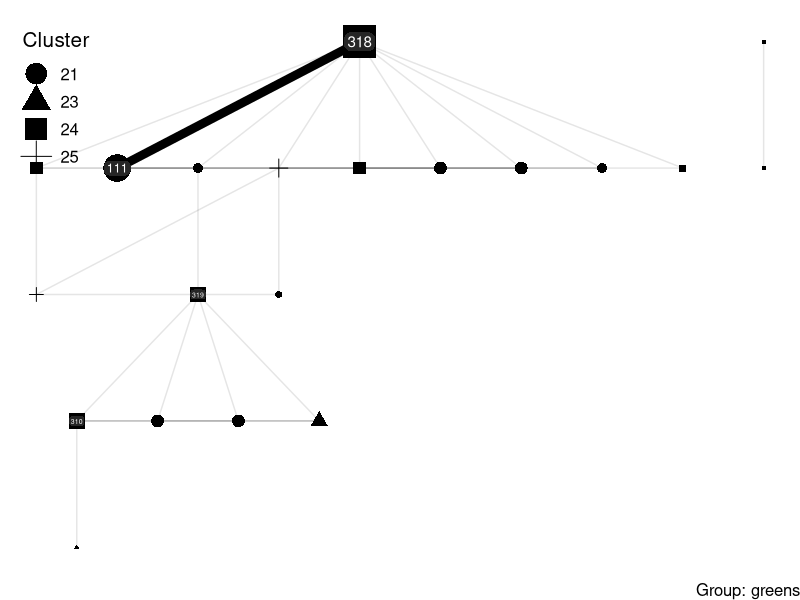

The R source for this figure: (Note: this script raises an error after producing the figure.)
# Libraries ---------------------------------------------------------------

library(tidyverse)
library(igraph)

# Load Data ---------------------------------------------------------------

  # Original data
xl <- purrr::map(2:5,\(tab) readxl::read_xlsx('input files/matrixcorrect.xlsx', sheet = tab,skip = 1))
xl <- xl |> purrr::set_names(c('all','pinks','greens','hetero'))
  # Python data
py_net <-  readr::read_csv("output files/Network_df.csv")
py_edge <- readr::read_csv("output files/Edges_df.csv") |> arrange(node1,node2)
py_node <- readr::read_csv("output files/Nodes_df.csv")

nets <- vector('list', length(xl)) |> set_names(names(xl))

for (i in 1:length(xl)){

  # Adjacency Matrix ---------------------------------------------------------
    
  dfadj <- as.data.frame(xl[[i]])
  rownames(dfadj) <- dfadj[,1]
  dfadj <- xl[[i]][,-1]
  dfadj[is.na(dfadj)] <- 0
  dfadj_mat <- as.matrix(dfadj)
  rownames(dfadj_mat) <- colnames(dfadj_mat) 
  
  
  # Initialize Network ------------------------------------------------------
  
  # Create a simple network
  inet <- igraph::graph_from_adjacency_matrix(dfadj_mat,
                                             mode='undirected', # this ensures that the matrix is symmetric, upper tri only is evaluated
                                             weighted = TRUE,
                                             diag = FALSE,
                                             add.rownames = TRUE)
  
  # Remove nodes with 0 degree
    inet <- inet |> 
      igraph::delete_vertices(which(igraph::degree(inet)==0))
    
  # Matrix looks like that:
    # igraph::as_adj(inet,type = 'upper',sparse = F,attr='weight')
    

# Load Py Data ------------------------------------------------------------

  py_net.net <-  py_net  |> filter(network==names(xl)[i])
  py_edge.net <- py_edge |> filter(network==names(xl)[i])
  py_node.net <- py_node |> filter(network==names(xl)[i])
  
  
  py_node.net$shapes <- case_match(py_node.net$node_group,
                             'group1' ~ 21,
                             'group2' ~ 23,
                             'group3' ~ 24,
                             'group4' ~ 22,
                             'group5' ~ 25
                             ) |> as.factor()

    # Custom star layout for pink network
  if(names(xl)[i] == 'pinks'){
  lay <-  layout_as_star(inet,center = 2,
                                      order = c(1,12,4,
                                                13,7,14,
                                                15,3,8,
                                                6,9,10,
                                                11,2,5
                                      ))
  } else {
    # fr layout for all others:
    set.seed(123)
    lay <- layout_with_sugiyama(inet)$layout
  }
    # Modify Python data with coordinates (for pink net)
  py_node.net <- py_node.net |> 
    mutate(
      x = lay[,1],
      y = lay[,2]
    )
  py_edge.net <- py_edge.net |> rowwise() |> 
    mutate(
      x = py_node.net$x[py_node.net$node==node1],
      y = py_node.net$y[py_node.net$node==node1],
      xend = py_node.net$x[py_node.net$node==node2],
      yend = py_node.net$y[py_node.net$node==node2],
    ) |> ungroup()
  

# Plot --------------------------------------------------------------------

  gg <- ggplot() +
    geom_curve(data = py_edge.net, aes( x = x, xend = xend,
                                    y = y, yend = yend,
                                    linewidth = edge_weight,
                                    alpha = ifelse(edge_weight > 1, 0.8, 0.4)
    ),
    curvature = 0,lineend = 'round') +
    geom_point(data = py_node.net,aes(x = x,y = y,size = node_strength, shape = shapes),fill="grey50") +
    
    geom_label(data = py_node.net, aes(x = x,y = y, size = node_strength*.35,
                                   label = ifelse(node_strength >= 5, node, NA),
                                   ),
               label.r = unit(0.4, "lines"),
               label.padding = unit(.2, "lines"),
               label.size = unit(0,"lines"),
               fill = 'grey50', alpha = 0.3, color = "white"
    ) +
    labs(title = glue::glue('Network of\n{py_net.net$net_name}'),
         shape="Cluster",x="",y="",
         caption = glue::glue("Group: {py_net.net$network}")
    )+
    scale_size_identity() +
    scale_linewidth_continuous(range = c(.5,3)) +
    scale_y_continuous(expand = expansion(add=.2,mult=0))+
    guides(linewidth="none", size="none", alpha = "none",
           shape = guide_legend(title.position = "top",
                                direction = "vertical",
                                override.aes = list(size = 7)
           )
    ) +
    theme_void(base_size = 15) +
    theme(
      legend.position = c(0.07,.85),
      plot.background = element_blank(),
      panel.background = element_blank(),
      panel.grid = element_blank(), # turn on/off for setting coordinates
      axis.text = element_blank()  # turn on/off for setting coordinates
    )
  
nets[[i]] <- list(
  plot = gg,
  network = inet,
  py_net = py_net,
  py_edge = py_edge.net,
  py_node = py_node.net
)  
rm(list=ls(pattern = "*\\.net"))
}

# save as rds
write_rds(nets, "output files/networks_full.rds")
# save as svg
walk(
  1:length(nets),
  \(i) {
    ggsave(glue::glue("output files/{nets[[i]]$py_net$network}_network.svg"), nets[[i]]$plot, width = 12, height = 12, units = "in", dpi = 300)
  }
)

    # 
    # 
    # # previous plot code ------------------------------------------------------
    # 
    # # Custom Shapes -----------------------------------------------------------
    # # https://r.igraph.org/reference/shapes.html
    # 
    # mytriangle <- function(coords, v = NULL, params) {
    #   vertex.color <- params("vertex", "color")
    #   if (length(vertex.color) != 1 && !is.null(v)) {
    #     vertex.color <- vertex.color[v]
    #   }
    #   vertex.size <- 1 / 200 * params("vertex", "size")
    #   if (length(vertex.size) != 1 && !is.null(v)) {
    #     vertex.size <- vertex.size[v]
    #   }
    #   
    #   symbols(
    #     x = coords[, 1], y = coords[, 2], bg = vertex.color,
    #     stars = cbind(vertex.size, vertex.size, vertex.size),
    #     add = TRUE, inches = FALSE
    #   )
    # }
    # # clips as a circle
    # add_shape("triangle",
    #           clip = shapes("circle")$clip,
    #           plot = mytriangle
    # )
    # 
    # # function to create star shapes:
    # mystar <- function(coords, v = NULL, params) {
    #   vertex.color <- params("vertex", "color")
    #   if (length(vertex.color) != 1 && !is.null(v)) {
    #     vertex.color <- vertex.color[v]
    #   }
    #   vertex.size <- 1 / 200 * params("vertex", "size")
    #   if (length(vertex.size) != 1 && !is.null(v)) {
    #     vertex.size <- vertex.size[v]
    #   }
    #   norays <- params("vertex", "norays")
    #   if (length(norays) != 1 && !is.null(v)) {
    #     norays <- norays[v]
    #   }
    #   
    #   mapply(coords[, 1], coords[, 2], vertex.color, vertex.size, norays,
    #          FUN = function(x, y, bg, size, nor) {
    #            symbols(
    #              x = x, y = y, bg = bg,
    #              stars = matrix(c(size, size / 2), nrow = 1, ncol = nor * 2),
    #              add = TRUE, inches = FALSE
    #            )
    #          }
    #   )
    # }
    # # no clipping, edges will be below the vertices anyway
    # add_shape("star",
    #           clip = shape_noclip,
    #           plot = mystar, parameters = list(vertex.norays = 5)
    # )
    # 
    # # function to create diamond shapes:
    # mydiamond <- function(coords, v = NULL, params) {
    #   vertex.color <- params("vertex", "color")
    #   if (length(vertex.color) != 1 && !is.null(v)) {
    #     vertex.color <- vertex.color[v]
    #   }
    #   vertex.size <- 1 / 200 * params("vertex", "size")
    #   if (length(vertex.size) != 1 && !is.null(v)) {
    #     vertex.size <- vertex.size[v]
    #   }
    #   
    #   symbols(
    #     x = coords[, 1], y = coords[, 2], bg = vertex.color,
    #     squares = cbind(vertex.size, vertex.size),
    #     add = TRUE, inches = FALSE
    #   )
    # }
    # 
    # add_shape("diamond",
    #           clip = shapes("circle")$clip,
    #           plot = mydiamond
    # )
    # 
    # s <- py_node$node_strength
    # w <- py_edge$edge_weight
    # 
    # plot(inet,
    #      layout =  star_lyout_pinks,
    #      margin = -0.15,
    #      vertex.color = ifelse(s > 5,'#a5faC8','grey90'),
    #      vertex.size = s * 1.5,
    #      vertex.label = ifelse(s >= 5, py_node$node, NA),
    #      vertex.label.color = 'black',
    #      vertex.label.cex = s * 0.15,
    #      vertex.shape = V(inet)$shape,
    #      edge.color = ifelse(w > 1, "grey10", "grey90"),
    #      edge.width = w * 1.5,
    #      # edge.label = ifelse(w > 1, w, NA),
    #      edge.label.color = 'black',
    #      main = paste0('Network graph of\n',py_net$net_name)
    # )  
    # # shapes: square, star, circle, triangle, pie, diamond